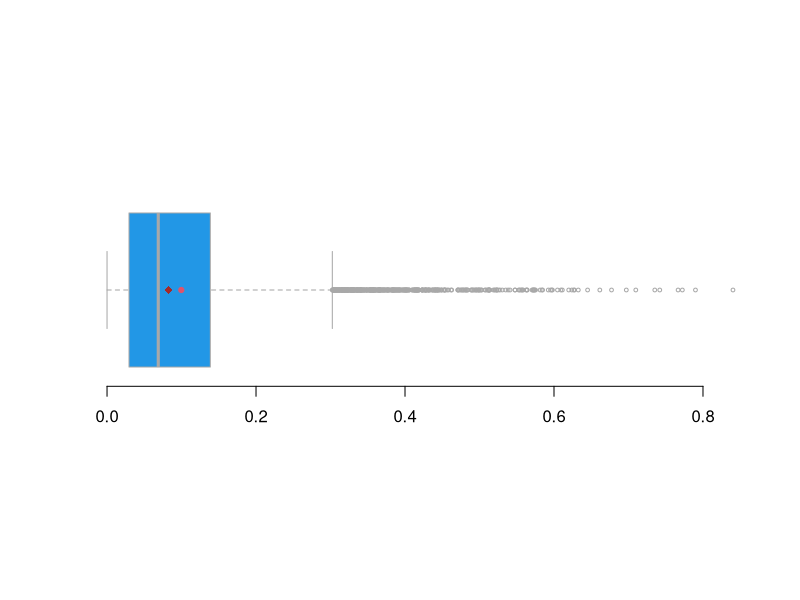
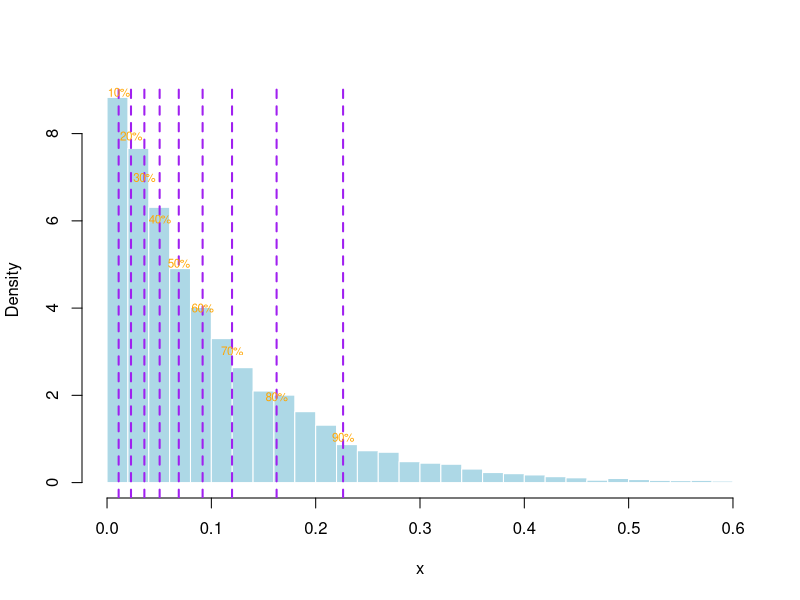
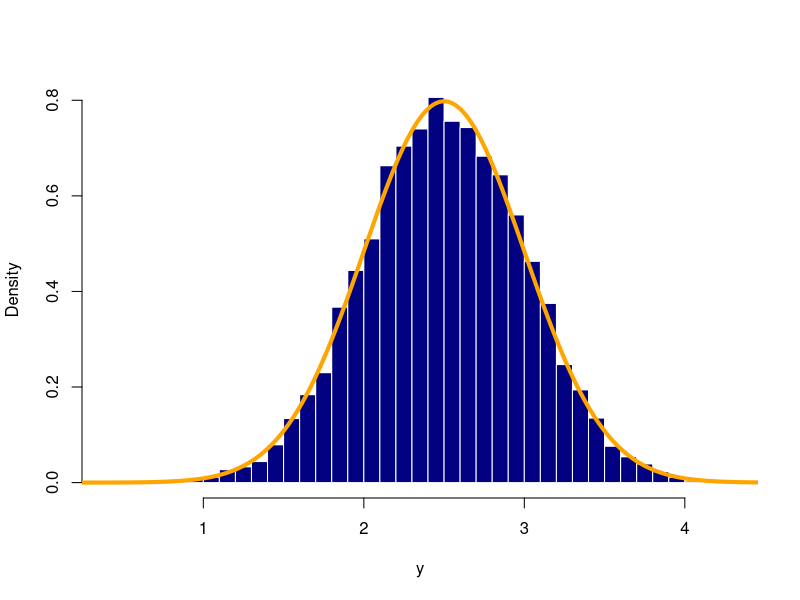

Reproduce these figures in R, in order.
set.seed(321333)
n <- 10000
lambda <- 10
x <- -log(runif(n)) / lambda

options(digits=3)
mean(x)
mean(x, trim=0.1)
median(x)

pdf("images/chapter_1/expdistbp.pdf", width=6, height=4)
boxplot(x, cex=0.5, col=4, border="grey66", horizontal=TRUE, axes=FALSE,
        at=0.25)
axis(1, pos=0)
points(mean(x), 0.25, col=2, pch=19, cex=0.7)
points(mean(x, trim=0.1), 0.25, col="brown", pch=18)
dev.off()

pdf("images/chapter_1/expdisthist.pdf", width=6, height=4)
hist(x, breaks=50, border="white", col="lightblue", freq=FALSE,
     xlim=c(0, 0.6), main="")
deciles <- quantile(x, probs=seq(0.1, 0.9, by=0.1))
abline(v=deciles, lty=2, col="purple", lwd=2)
text(deciles, dexp(deciles, 10), paste0(seq(10, 90, by=10), "%"), cex=0.7,
     col="orange")
dev.off()

var(x)
sd(x) # note that sd(x) is sqrt(var(x))
IQR(x)

pdf("images/chapter_1/normdisthist.pdf", width=6, height=4)
y <- rnorm(10000, mean=2.5, sd=0.5)
hist(y, breaks=30, border="white", col="navyblue", freq=FALSE, main="")
xs <- seq (0, 5, length=500)
lines(xs, dnorm(xs, 2.5, 0.5), col="orange", lwd=4)
dev.off()

print(summary(y))
print(psych::describe(y))

hotelrooms <- cut(runif(100), breaks=c(0, 0.4, 0.7, 1), include.lowest=TRUE)
levels(hotelrooms) <- c("Motel 6", "Best Western", "Hilton")
autorental <- cut(runif(100), breaks=c(0, 0.7, 1), include.lowest=TRUE)
levels(autorental) <- c("Honda", "Tesla")
(hoteltbl <- table(hotelrooms))
(autotbl <- table(autorental))
table(hotelrooms, autorental)
